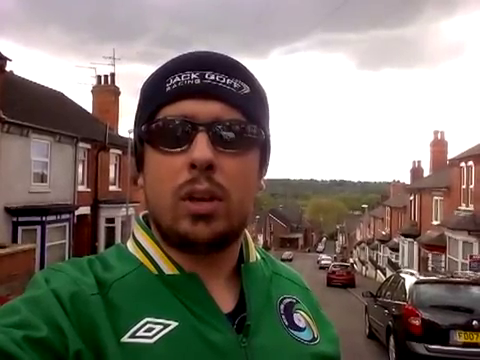
#> input picture frame 34 of Videos/FaceTest.mp4, 480 x 360 px
$ python '36.Face Detection using Haar Cascade Class 2.py'
#> lines starting #> are read from the running program, lines starting #| are printed output that depends on the picture; after the words box and inside, x2 and y2 are one past the last pixel; in counts of white or black regions, pixels touching at a corner belong together
import cv2
face_cascade = cv2.CascadeClassifier('haarcascade_frontalface_default.xml')
cap = cv2.VideoCapture('FaceTest.mp4')
while(cap.isOpened()):
    _, img = cap.read()
#> img is the input picture: shape (360, 480, 3); mean B, G, R 110.7, 119.7, 127.6
    gray = cv2.cvtColor(img,cv2.COLOR_BGR2GRAY)
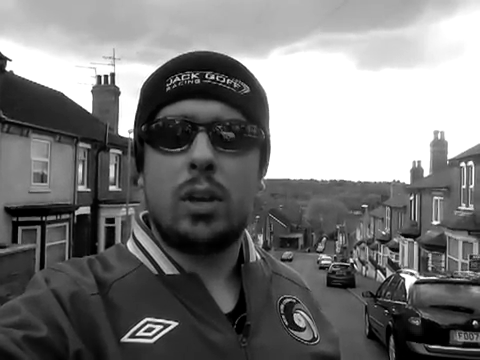
#> gray: shape (360, 480); min 0, max 255, mean 121
    faces = face_cascade.detectMultiScale(gray,1.1,4)
#> faces = [[123, 79, 157, 157]]

    for (x,y,w,h) in faces:
        cv2.rectangle(img,(x,y),(x+w,y+h),(0,255,0),3)
#> this loop made 1 pass
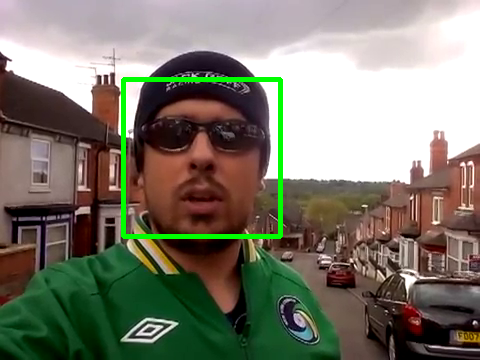
#> img: shape (360, 480, 3); 1.81% of pixels changed, all inside (x1, y1, x2, y2) = (121, 77, 283, 239)

    cv2.imshow('image',img)
    if (cv2.waitKey(1) & 0xFF == ord('q')):
#> (key q is pressed here)
        break
cap.release()

$ run again, starting later in the video
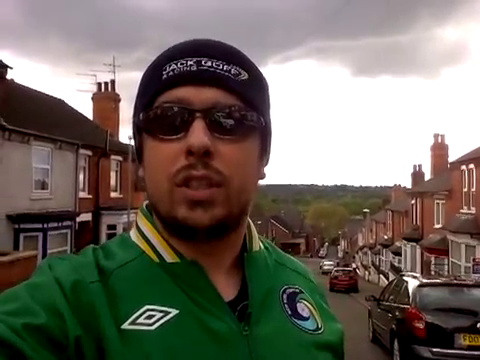
#> input picture frame 155 of Videos/FaceTest.mp4, 480 x 360 px
#> img is the input picture: shape (360, 480, 3); mean B, G, R 97.3, 106.7, 112.9
#> `gray = cv2.cvtColor(img,cv2.COLOR_BGR2GRAY)`:
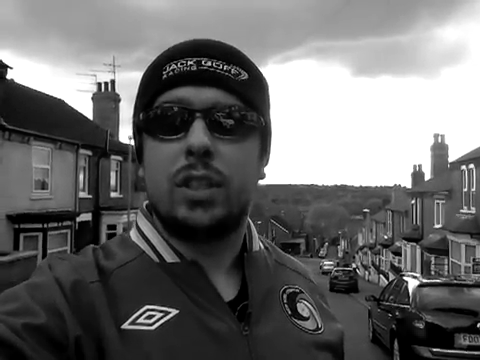
#> gray: shape (360, 480); min 0, max 255, mean 107.5
#> faces = [[122, 65, 151, 151]]
#> the loop `for (x,y,w,h) in faces:` made 1 pass
#> after the loop `for (x,y,w,h) in faces:`:
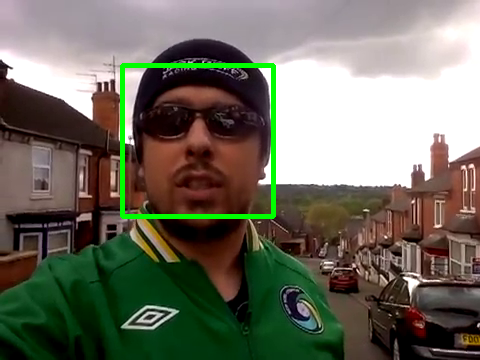
#> img: shape (360, 480, 3); 1.74% of pixels changed, all inside (x1, y1, x2, y2) = (120, 63, 276, 219)

$ run again, starting later in the video
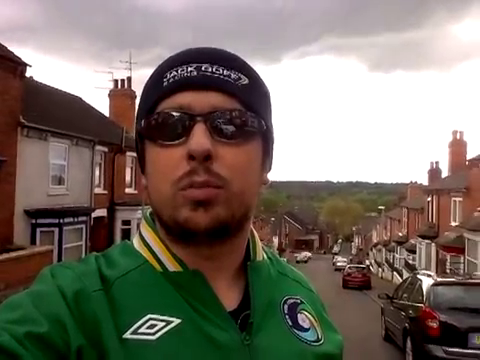
#> input picture frame 276 of Videos/FaceTest.mp4, 480 x 360 px
#> img is the input picture: shape (360, 480, 3); mean B, G, R 103.2, 113.1, 121.6
#> `gray = cv2.cvtColor(img,cv2.COLOR_BGR2GRAY)`:
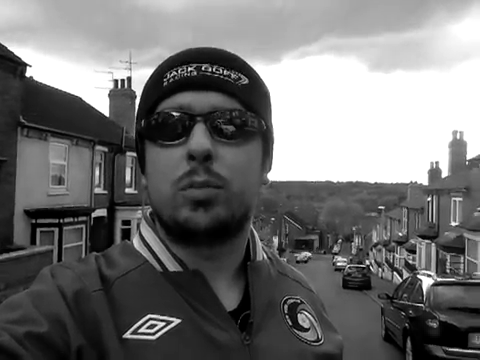
#> gray: shape (360, 480); min 0, max 255, mean 114.5
#> faces = [[129, 76, 143, 143]]
#> the loop `for (x,y,w,h) in faces:` made 1 pass
#> after the loop `for (x,y,w,h) in faces:`:
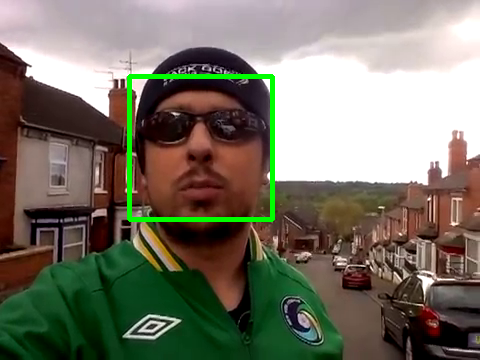
#> img: shape (360, 480, 3); 1.65% of pixels changed, all inside (x1, y1, x2, y2) = (127, 74, 275, 222)
